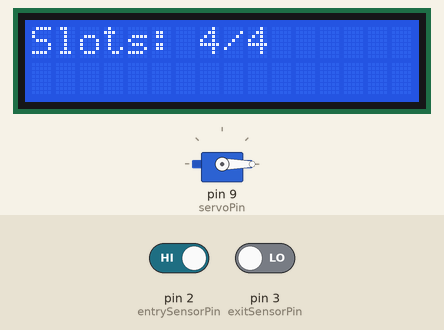
Simulated run of this sketch. Board: Arduino Uno, built with avr-gcc and run on an emulated ATmega328P. Parts: servo, 16×2 character LCD. Inputs (shaded band) come from the test bench; at power-on: pin 2 (entrySensorPin) HIGH, pin 3 (exitSensorPin) LOW.

Above: at 3.2 s.
3.3 s: pin 2 (entrySensorPin) driven LOW and pin 3 (exitSensorPin) driven HIGH
At 4.6 s:
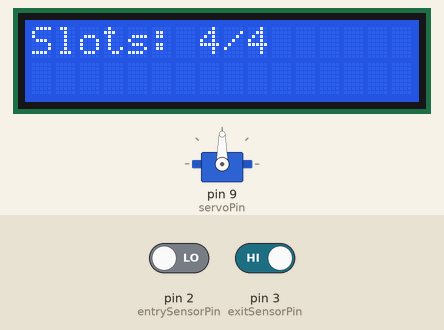
6.3 s: pin 2 (entrySensorPin) driven HIGH
At 6.9 s:
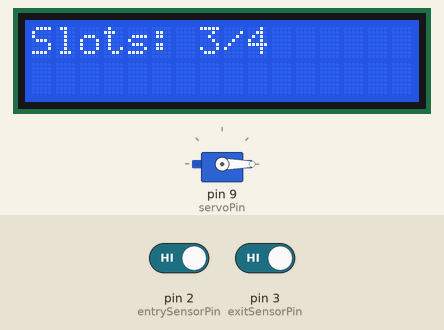
Timing chart, 0 to 9.3 s (numbered marks = the images above; inputs shaded):
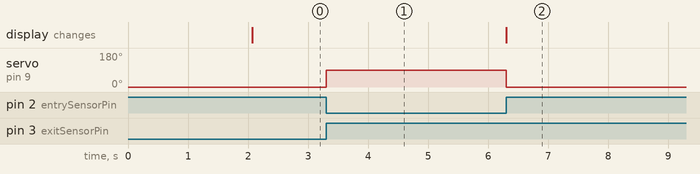

Measured:
- after the input at 3.3 s, servo on pin 9 (servoPin): 0° → 90° at once
- after the input at 6.3 s, the display: changes at once (image 2)

The sketch:

parking_system.ino
```cpp
#include <Servo.h>
#include <LiquidCrystal.h>

// Pin connections
int entrySensorPin = 2;
int exitSensorPin = 3;
int servoPin = 9;

// LCD pins (RS, E, D4, D5, D6, D7)
LiquidCrystal lcd(7, 8, 10, 11, 12, 13);

Servo gate;

// Total parking slots
int totalSlots = 4;
int availableSlots = 4;

void setup() {

  pinMode(entrySensorPin, INPUT);
  pinMode(exitSensorPin, INPUT);

  gate.attach(servoPin);
  gate.write(0);   // gate closed

  lcd.begin(16,2);

  lcd.setCursor(0,0);
  lcd.print("Parking System");

  delay(2000);
  lcd.clear();
}

void loop() {

  lcd.setCursor(0,0);
  lcd.print("Slots: ");
  lcd.print(availableSlots);
  lcd.print("/");
  lcd.print(totalSlots);

  // ENTRY SENSOR
  if(digitalRead(entrySensorPin) == LOW) {

    if(availableSlots > 0) {

      availableSlots--;

      gate.write(90);   // open gate
      delay(3000);

      gate.write(0);    // close gate
    }

    else {

      lcd.clear();
      lcd.setCursor(0,0);
      lcd.print("Parking Full");

      delay(2000);
    }

    while(digitalRead(entrySensorPin) == LOW);
  }

  // EXIT SENSOR
  if(digitalRead(exitSensorPin) == LOW) {

    if(availableSlots < totalSlots) {
      availableSlots++;
    }

    delay(1000);

    while(digitalRead(exitSensorPin) == LOW);
  }
}
```
